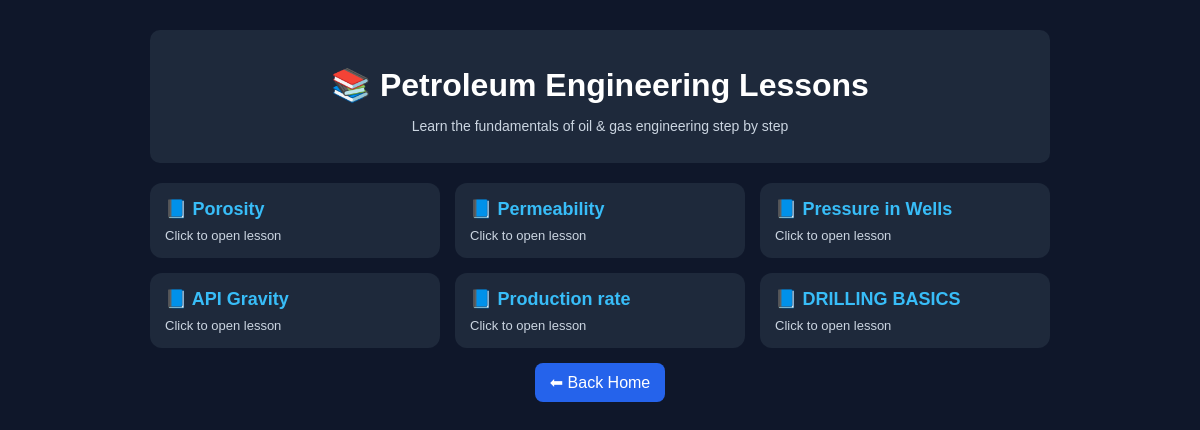
The app's page /lessons, older data.
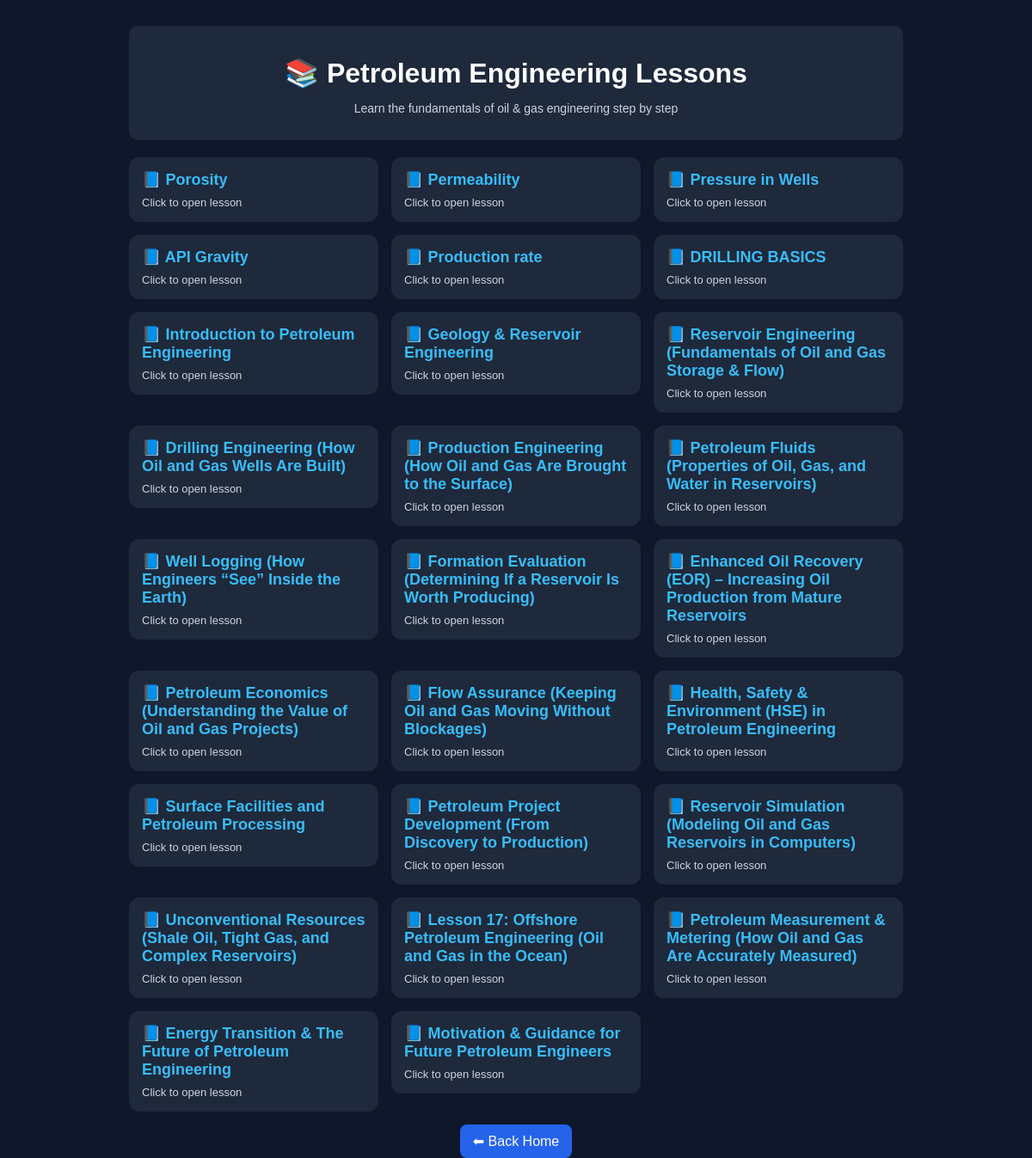
The same page, newer data.
### models.py (models this page shows)
class Lesson(db.Model):
    id = db.Column(db.Integer, primary_key=True)
    title = db.Column(db.String(200), nullable=False)
    video = db.Column(db.String(500), nullable=False)
    content = db.Column(db.Text, nullable=False)

### lessons.py (the view)
    @app.route("/lessons")
    def lessons():
        lessons = Lesson.query.all()
        return render_template(
            "lessons.html",
            lessons=lessons
        )

### lessons.py (called while the page is built)
def register_lessons(app):
    @app.route("/lessons")
    def lessons():
        lessons = Lesson.query.all()
        return render_template(
            "lessons.html",
            lessons=lessons
        )
    @app.route("/lesson/<int:id>")
    def lesson(id):
        lesson = Lesson.query.get_or_404(id)
        return render_template(
            "lesson_detail.html",
            lesson=lesson
        )

### templates/lessons.html (shortened to what this page needs)
<!DOCTYPE html>
<html>
<head>
</head>
<body>
<div class="container">
    <div class="top-bar">
        <h1>📚 Petroleum Engineering Lessons</h1>
        <p>Learn the fundamentals of oil & gas engineering step by step</p>
    </div>
    <div class="grid">
    {% for lesson in lessons %}
    <a href="/lesson/{{ lesson.id }}">
        <div class="card">
            <div class="title">📘 {{ lesson.title }}</div>
            <div class="desc">
                Click to open lesson
            </div>
        </div>
    </a>
    {% endfor %}
</div>
    <a class="btn-home" href="/">⬅ Back Home</a>
</div>
</body>
</html>

### templates/lessons.html (style rules this page uses)
body { margin: 0; font-family: Arial; background: #0f172a; color: white; text-align: center; }
.container { width: 92%; max-width: 900px; margin: auto; margin-top: 30px; }
h1 { margin-bottom: 5px; }
p { color: #cbd5e1; font-size: 14px; }
.grid { display: grid; grid-template-columns: repeat(auto-fit, minmax(250px, 1fr)); gap: 15px; margin-top: 20px; }
.card { background: #1e293b; padding: 15px; border-radius: 12px; text-align: left; transition: 0.3s; cursor: pointer; }
.title { font-size: 18px; font-weight: bold; color: #38bdf8; }
.desc { font-size: 13px; color: #cbd5e1; margin-top: 8px; }
a { text-decoration: none; color: inherit; }
.top-bar { background: #1e293b; padding: 15px; border-radius: 10px; margin-bottom: 20px; }
.btn-home { display: inline-block; margin-top: 15px; padding: 10px 15px; background: #2563eb; color: white; border-radius: 8px; text-decoration: none; }

Row changes from the older to the newer data that the page shows:
added Lesson: title "Introduction to Petroleum Engineering"
added Lesson: title "Geology & Reservoir Engineering"
added Lesson: title "Reservoir Engineering (Fundamentals of Oil and Gas Storage & Flow)"
added Lesson: title "Drilling Engineering (How Oil and Gas Wells Are Built)"
added Lesson: title "Production Engineering (How Oil and Gas Are Brought to the Surface)"
added Lesson: title "Petroleum Fluids (Properties of Oil, Gas, and Water in Reservoirs)"
added Lesson: title "Well Logging (How Engineers “See” Inside the Earth)"
added Lesson: title "Formation Evaluation (Determining If a Reservoir Is Worth Producing)"
added Lesson: title "Enhanced Oil Recovery (EOR) – Increasing Oil Production from Mature Reservoirs"
added Lesson: title "Petroleum Economics (Understanding the Value of Oil and Gas Projects)"
added Lesson: title "Flow Assurance (Keeping Oil and Gas Moving Without Blockages)"
added Lesson: title "Health, Safety & Environment (HSE) in Petroleum Engineering"
added Lesson: title "Surface Facilities and Petroleum Processing"
added Lesson: title "Petroleum Project Development (From Discovery to Production)"
added Lesson: title "Reservoir Simulation (Modeling Oil and Gas Reservoirs in Computers)"
added Lesson: title "Unconventional Resources (Shale Oil, Tight Gas, and Complex Reservoirs)"
added Lesson: title "Lesson 17: Offshore Petroleum Engineering (Oil and Gas in the Ocean)"
added Lesson: title "Petroleum Measurement & Metering (How Oil and Gas Are Accurately Measured)"
added Lesson: title "Energy Transition & The Future of Petroleum Engineering"
added Lesson: title "Motivation & Guidance for Future Petroleum Engineers"
